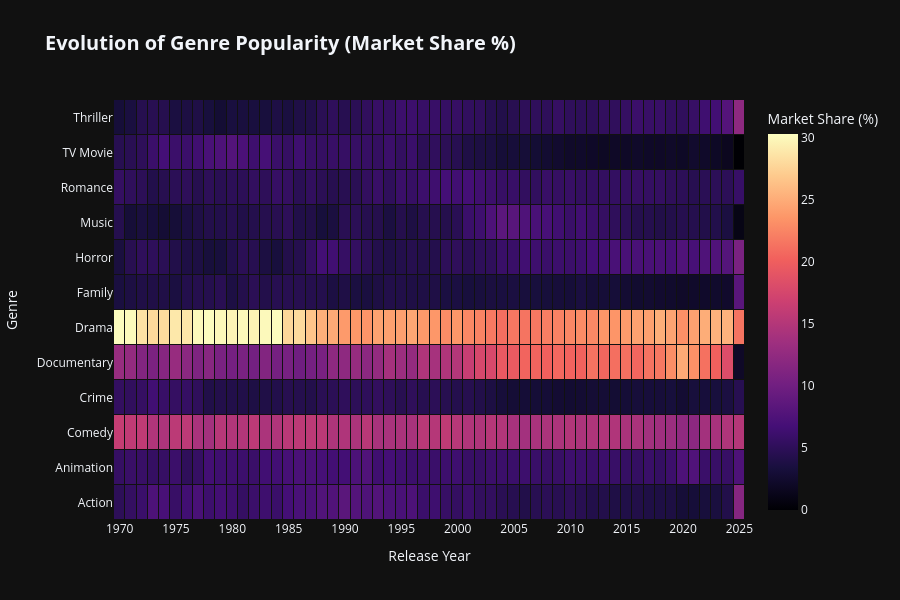

Here is the notebook cell this chart was saved with:
### Markdown cell above
### Chart

### Code cell
import plotly.graph_objects as go

# Use the clean matrices created above
data_color = heatmap_pct
data_real = heatmap_count

# --- HOVER TEXT GENERATION ---
hover_text_matrix = []
for genre in data_color.index:
    row = []
    for year in data_color.columns:
        pct = data_color.loc[genre, year]
        count = data_real.loc[genre, year]

        # Tooltip content
        txt = (f"<b>{genre}</b> ({year})<br>"
               f"📊 Market Share: <b>{pct:.1f}%</b><br>"
               f"🎬 Total Movies: {int(count)}")
        row.append(txt)
    hover_text_matrix.append(row)

# Create Heatmap
fig = go.Figure(data=go.Heatmap(
    z=data_color.values,
    x=data_color.columns,
    y=data_color.index,

    hovertext=hover_text_matrix,
    hovertemplate="%{hovertext}<extra></extra>",

    colorscale='Magma',
    xgap=1,
    ygap=1,
    colorbar=dict(title="Market Share (%)")
))

fig.update_layout(
    title={
        'text': "<b>Evolution of Genre Popularity (Market Share %)</b>",
        'font': dict(size=20)
    },
    xaxis_title="Release Year",
    yaxis_title="Genre",
    template="plotly_dark",
    height=600,

    # Axis formatting
    xaxis=dict(
        showgrid=False,
        dtick=5, # Show a label every 5 years
        tickmode='linear',
        range=[1969.5, 2025.5]
    ),
    yaxis=dict(showgrid=False)
)

fig.show()

### Figure 1 — Plotly figure (JSON) as saved in the notebook; plotly's stock layout.template omitted (floating-point values rounded to 4 significant figures; data arrays with more than 128 entries replaced by an {"elided": "..."} marker saying what was removed)
{"data": [{"colorbar": {"title": {"text": "Market Share (%)"}}, "colorscale": [[0.0, "#000004"], [0.1111, "#180f3d"], [0.2222, "#440f76"], [0.3333, "#721f81"], [0.4444, "#9e2f7f"], [0.5556, "#cd4071"], [0.6667, "#f1605d"], [0.7778, "#fd9668"], [0.8889, "#feca8d"], [1.0, "#fcfdbf"]], "hovertemplate": "%{hovertext}<extra></extra>", "hovertext": {"elided": "12x56 str values"}, "x": [1970, 1971, 1972, 1973, 1974, 1975, 1976, 1977, 1978, 1979, 1980, 1981, 1982, 1983, 1984, 1985, 1986, 1987, 1988, 1989, 1990, 1991, 1992, 1993, 1994, 1995, 1996, 1997, 1998, 1999, 2000, 2001, 2002, 2003, 2004, 2005, 2006, 2007, 2008, 2009, 2010, 2011, 2012, 2013, 2014, 2015, 2016, 2017, 2018, 2019, 2020, 2021, 2022, 2023, 2024, 2025], "xgap": 1, "y": ["Action", "Animation", "Comedy", "Crime", "Documentary", "Drama", "Family", "Horror", "Music", "Romance", "TV Movie", "Thriller"], "ygap": 1, "z": {"elided": "12x56 float values"}, "type": "heatmap"}], "layout": {"title": {"font": {"size": 20}, "text": "<b>Evolution of Genre Popularity (Market Share %)</b>"}, "xaxis": {"title": {"text": "Release Year"}, "showgrid": false, "dtick": 5, "tickmode": "linear", "range": [1970.0, 2026.0]}, "yaxis": {"title": {"text": "Genre"}, "showgrid": false}, "height": 600}}
